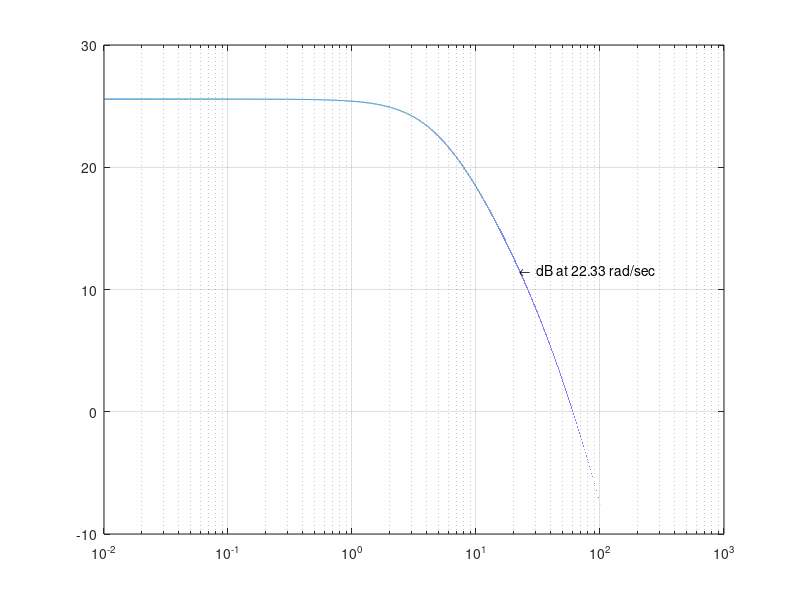

MATLAB code to generate this figure: (Note: this script raises an error after producing the figure.)
clear all; close all; clc;
s = tf('s');
w = 0.01:0.001: 110;
Kc = 190;
G = Kc*0.1/((0.2*s+1)*(0.02*s+1))

[mag,phase] = bode(G, w);
mag = squeeze(mag);
phase = squeeze(phase);

figure(1)
semilogx(w, 20*log10(mag))
text(22.33, interp1(w, 20*log10(mag), 22.33), sprintf('\\leftarrow  dB at %.2f rad/sec',22.33), 'HorizontalAlignment','left', 'VerticalAlignment','middle')
grid on
%%
wq = interp1(w, 20*log10(mag), 22.33)
%%
wq = interp1(20*log10(mag), w,  -10*log10(1/alpha))
%%
zc = 0.517;
pc = 1.77;
Gc = (s/zc + 1) / ( s/pc + 1);
Gtotal = Gc * G;
bode(G)
hold on; grid on;
bode(Gtotal)

%%
Gp = 1/(s^2 + 1);
step(Gp/(1+Gp))

%%
s = tf('s');
G = 144000/(s*(s+36)*(s+100));
[mag,phase,wout] = bode(G);
mag = squeeze(mag);
phase = squeeze(phase);
wq = interp1(20*log10(mag), wout, -3.76);               % Find Desired Frequency
figure
semilogx(wout, 20*log10(mag), wq, -3.76, 'r+')
grid
text(wq, -3.76, sprintf('\\leftarrow -3.76 dB at %.2f rad/sec',wq), 'HorizontalAlignment','left', 'VerticalAlignment','middle')


%%

clear all; close all; clc;
s = tf('s');
w = 0.01:0.001: 110;
PMspec = 50; % zeljena fazna margina
Gp = 2/((s+1)*(s+2)*(s+3)); % proces

% 1.korak => rucno odredimo broj integratora i pojacanje kc na osnovu e(t) i dobijemo
% novi sistem koji posmatramo G
kc = 2.5;  
G = Gp * kc / s;

% 2.korak => očitamo fazu nekompenziranog sistema i wx
[mag,phase] = bode(G, w); % ne vrati u dB (samo plota u dB), phase je u stepenima
mag = squeeze(mag);
phase = squeeze(phase);
wx = interp1(20*log10(mag), w, 0) % tamo gdje je 20log10(mag) = 0
phaseGwx = interp1(w, phase, wx); % tamo gdje je w = wx
PMuncom = 180 + phaseGwx % faza nekompenziranog sistema

% 3. korak  => odredimo FImax i alpha
FImax = PMspec - PMuncom + 10
radijan = pi / 180;
alpha = (1 - sin(FImax * radijan)) / (1 + sin(FImax*radijan))

% 4. korak => trazimo wMax
wMax = interp1(20*log10(mag), w, -10*log10(1/alpha))

% 5.korak => odraditi pc i zc jer je wMax = sqrt(pc*zc) i alpha = zc/pc

zc = wMax * sqrt(alpha)
pc = zc / alpha


Gc = (s/zc + 1) / ( s/pc + 1);
Gtotal = Gc * G;
bode(Gtotal, w)

%%
s=tf('s');
a=18;
G=(3.75*s+a*0.3)/(s*(10*s+2)*(s+1)*(s+1.5+a));
t=0:0.01:10;
nagib=1; %jedinicna rampa
rampa=nagib*t; 


%syms w; 
%G_p_f=(3.75i*w+a*0.3)/((1i*w)*(10i*w+2)*(1i*w+1)*(1i*w+1.5+a));
%w180=double(solve(phase(G_p_f)==pi, w));
 %T_krit=abs(2*pi/w180) 
 %K_krit=1/abs(freqresp(G, w180)) 
 %Kp=K_krit; Ki=0;
 
 
 %Kp=0.35*K_krit; 
 %Ki=Kp/(1.25*T_krit); 
 %Kd=Kp*(0.2*T_krit);
 %G_reg= Kp + Ki*(1/s);
 %G_reg=Kp+ Ki*(1/s)+ Kd*s;
 %C=G_reg;

%pidTuner(G)
Kp=6.235;
Kd=20.96;
C=Kp+Kd*s;

%za info na step
Gk=C*G/(1+C*G)
stepinfo(Gk)

%pidTuner(G)

bode(Gk)
margin(Gk)
step(Gk)

b=1;
tau=a+b+10;
%Guk=G*exp(-tau*s);
lamda=1;
n=3;
C_imc=1/(G*(lamda*s+1)^n)